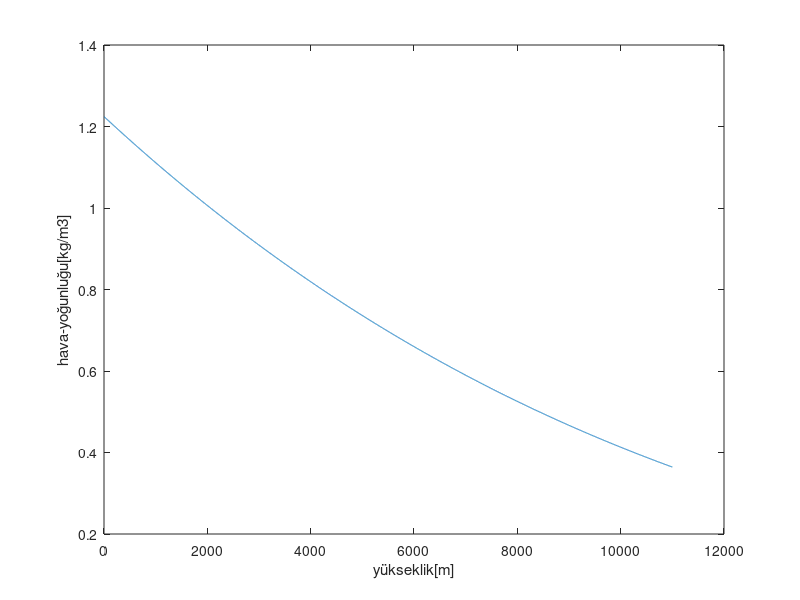
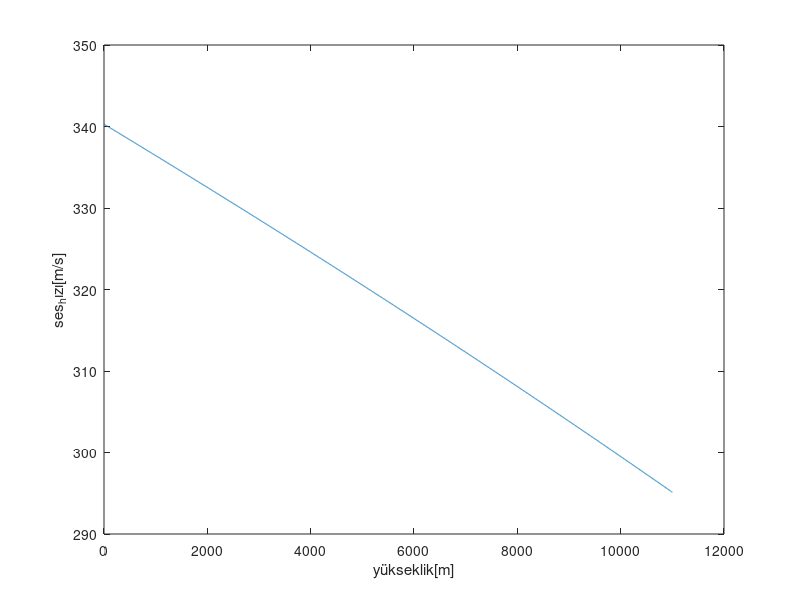

The MATLAB source for these figures, in order:
clc; 
clear;
close all;

k=1.4;
R=287.15;
i=1; 
yukseklik=1:1:11000;

for (h=1:1:11000)

T = 15.04-0.00649*h;
P(i) = 101.29*((T+273)/288.08)^5.256;
p(i) = P(i) / (0.2869*(T+273.1));
c(i) = sqrt(k*R*(T+273));
i=i+1;

end

figure (1)
plot(yukseklik,p);
xlabel ('yükseklik[m]');
ylabel ('hava-yoğunluğu[kg/m3]');
figure (2)
plot(yukseklik,c);
xlabel ('yükseklik[m]');
ylabel ('ses_hızı[m/s]');


